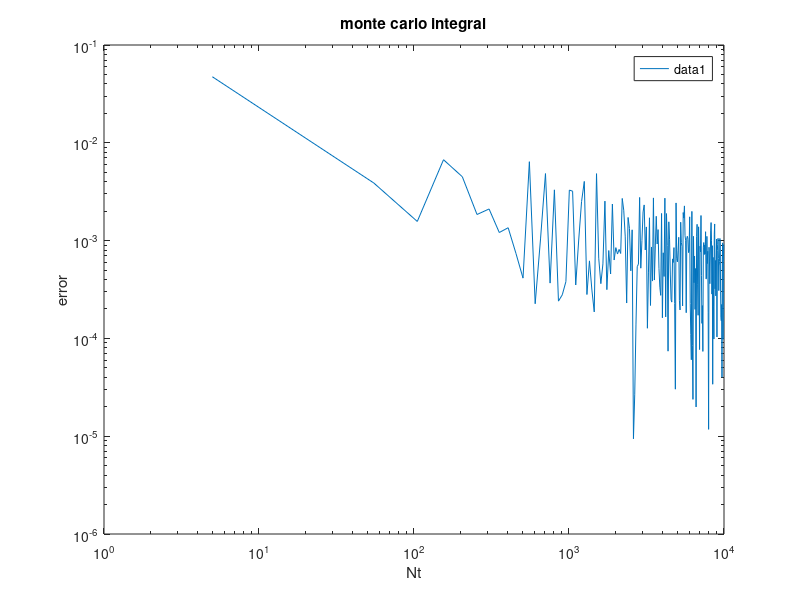

MATLAB code to generate this figure:
function [integration_error, Nt, ft_5, xr, yr, yrmax] = zadanie4()
    % Numeryczne całkowanie metodą Monte Carlo.
    %
    %   integration_error - wektor wierszowy. Każdy element integration_error(1,i)
    %       zawiera błąd całkowania obliczony dla liczby losowań równej Nt(1,i).
    %       Zakładając, że obliczona wartość całki dla Nt(1,i) próbek wynosi
    %       integration_result, błąd jest definiowany jako:
    %       integration_error(1,i) = abs(integration_result - reference_value),
    %       gdzie reference_value to wartość referencyjna całki.
    %
    %   Nt - wektor wierszowy zawierający liczby losowań, dla których obliczano
    %       wektor błędów całkowania integration_error.
    %
    %   ft_5 - gęstość funkcji prawdopodobieństwa dla n=5
    %
    %   [xr, yr] - tablice komórkowe zawierające informacje o wylosowanych punktach.
    %       Tablice te mają rozmiar [1, length(Nt)]. W komórkach xr{1,i} oraz yr{1,i}
    %       zawarte są współrzędne x oraz y wszystkich punktów zastosowanych
    %       do obliczenia całki przy losowaniu Nt(1,i) punktów.
    %
    %   yrmax - maksymalna dopuszczalna wartość współrzędnej y losowanych punktów
    
    reference_value = 0.0473612919396179; % wartość referencyjna całki

    ft_5 = f(5);

    Nt = 5:50:10^4;
    xr = cell(1, length(Nt));
    yr = cell(1, length(Nt));
    yrmax = ft_5;


    
    integration_error = [];
    for i=1:length(Nt)
        N = Nt(i);
        [integration_result, xri, yri] = integral_monte_carlo(@f, N, 0, 5, yrmax);
        xr{i} = xri;
        yr{i} = yri;
        integration_error(i) = abs(integration_result-reference_value);
    end

    figure;
    loglog(Nt,integration_error);
    title("monte carlo integral");
    xlabel("Nt");
    ylabel("error");
    legend;

    print -dpng 'zadanie4.png';
end

function [r, xr, yr] = integral_monte_carlo(func, N, a, b, yrmax)
    S = (b - a) * yrmax;
    xr = a + (b - a) * rand(1, N);
    yr = yrmax * rand(1, N);
    N1 = 0;
    for i=1:N
        if yr(1,i) <= func(xr(i))
            N1 = N1 + 1;
        end
    end
    r = (N1/N)*S;
end

function y = f(t)
    stddev = 3;
    u = 10;
    y = 1/(stddev * sqrt(2*pi)) * exp(-(t-u)^2/(2*stddev^2));
end